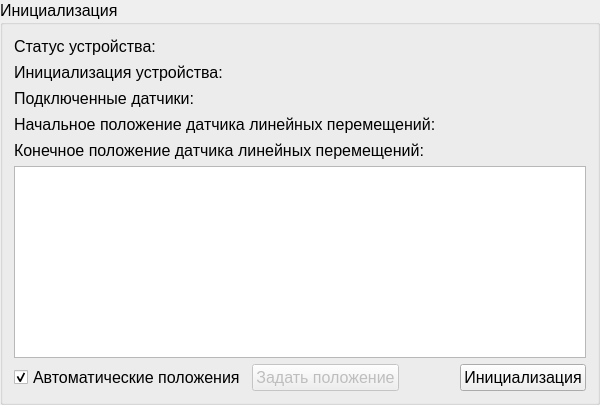
         <widget class="QGroupBox" name="groupBox_init">
          <property name="sizePolicy">
           <sizepolicy hsizetype="Preferred" vsizetype="Preferred">
            <horstretch>0</horstretch>
            <verstretch>0</verstretch>
           </sizepolicy>
          </property>
          <property name="minimumSize">
           <size>
            <width>600</width>
            <height>0</height>
           </size>
          </property>
          <property name="font">
           <font>
            <family>Segoe UI</family>
            <pointsize>12</pointsize>
           </font>
          </property>
          <property name="title">
           <string>Инициализация</string>
          </property>
          <layout class="QVBoxLayout" name="verticalLayout_8">
           <item>
            <layout class="QHBoxLayout" name="horizontalLayout_deviceStatus">
             <item>
              <widget class="QLabel" name="label_deviceStatus">
               <property name="font">
                <font>
                 <family>Segoe UI</family>
                 <pointsize>12</pointsize>
                </font>
               </property>
               <property name="text">
                <string>Статус устройства:</string>
               </property>
              </widget>
             </item>
             <item>
              <spacer name="horizontalSpacer_deviceStatus">
               <property name="orientation">
                <enum>Qt::Orientation::Horizontal</enum>
               </property>
               <property name="sizeHint" stdset="0">
                <size>
                 <width>40</width>
                 <height>20</height>
                </size>
               </property>
              </spacer>
             </item>
             <item>
              <widget class="QLabel" name="label_deviceStatusValue">
               <property name="sizePolicy">
                <sizepolicy hsizetype="Preferred" vsizetype="Preferred">
                 <horstretch>0</horstretch>
                 <verstretch>0</verstretch>
                </sizepolicy>
               </property>
               <property name="minimumSize">
                <size>
                 <width>0</width>
                 <height>0</height>
                </size>
               </property>
               <property name="font">
                <font>
                 <family>Segoe UI</family>
                 <pointsize>11</pointsize>
                </font>
               </property>
               <property name="layoutDirection">
                <enum>Qt::LayoutDirection::LeftToRight</enum>
               </property>
               <property name="styleSheet">
                <string notr="true"/>
               </property>
               <property name="text">
                <string/>
               </property>
               <property name="alignment">
                <set>Qt::AlignmentFlag::AlignRight|Qt::AlignmentFlag::AlignTrailing|Qt::AlignmentFlag::AlignVCenter</set>
               </property>
              </widget>
             </item>
            </layout>
           </item>
           <item>
            <layout class="QHBoxLayout" name="horizontalLayout_deviceInit">
             <item>
              <widget class="QLabel" name="label_deviceInit">
               <property name="font">
                <font>
                 <family>Segoe UI</family>
                 <pointsize>12</pointsize>
                </font>
               </property>
               <property name="text">
                <string>Инициализация устройства:</string>
               </property>
              </widget>
             </item>
             <item>
              <spacer name="horizontalSpacer_deviceInit">
               <property name="orientation">
                <enum>Qt::Orientation::Horizontal</enum>
               </property>
               <property name="sizeHint" stdset="0">
                <size>
                 <width>40</width>
                 <height>20</height>
                </size>
               </property>
              </spacer>
             </item>
             <item>
              <widget class="QLabel" name="label_deviceInitValue">
               <property name="sizePolicy">
                <sizepolicy hsizetype="Preferred" vsizetype="Preferred">
                 <horstretch>0</horstretch>
                 <verstretch>0</verstretch>
                </sizepolicy>
               </property>
               <property name="minimumSize">
                <size>
                 <width>0</width>
                 <height>0</height>
                </size>
               </property>
               <property name="font">
                <font>
                 <family>Segoe UI</family>
                 <pointsize>11</pointsize>
                </font>
               </property>
               <property name="layoutDirection">
                <enum>Qt::LayoutDirection::LeftToRight</enum>
               </property>
               <property name="text">
                <string/>
               </property>
               <property name="alignment">
                <set>Qt::AlignmentFlag::AlignRight|Qt::AlignmentFlag::AlignTrailing|Qt::AlignmentFlag::AlignVCenter</set>
               </property>
              </widget>
             </item>
            </layout>
           </item>
           <item>
            <layout class="QHBoxLayout" name="horizontalLayout_connectedSensors">
             <item>
              <widget class="QLabel" name="label_connectedSensors">
               <property name="font">
                <font>
                 <family>Segoe UI</family>
                 <pointsize>12</pointsize>
                </font>
               </property>
               <property name="text">
                <string>Подключенные датчики:</string>
               </property>
              </widget>
             </item>
             <item>
              <spacer name="horizontalSpacer_connectedSensors">
               <property name="orientation">
                <enum>Qt::Orientation::Horizontal</enum>
               </property>
               <property name="sizeHint" stdset="0">
                <size>
                 <width>40</width>
                 <height>20</height>
                </size>
               </property>
              </spacer>
             </item>
             <item>
              <widget class="QLabel" name="label_connectedSensorsNumber">
               <property name="sizePolicy">
                <sizepolicy hsizetype="Preferred" vsizetype="Preferred">
                 <horstretch>0</horstretch>
                 <verstretch>0</verstretch>
                </sizepolicy>
               </property>
               <property name="minimumSize">
                <size>
                 <width>0</width>
                 <height>0</height>
                </size>
               </property>
               <property name="font">
                <font>
                 <family>Segoe UI</family>
                 <pointsize>11</pointsize>
                </font>
               </property>
               <property name="layoutDirection">
                <enum>Qt::LayoutDirection::LeftToRight</enum>
               </property>
               <property name="text">
                <string/>
               </property>
               <property name="alignment">
                <set>Qt::AlignmentFlag::AlignRight|Qt::AlignmentFlag::AlignTrailing|Qt::AlignmentFlag::AlignVCenter</set>
               </property>
              </widget>
             </item>
            </layout>
           </item>
           <item>
            <layout class="QHBoxLayout" name="horizontalLayout_startingPosition">
             <item>
              <widget class="QLabel" name="label_startingPosition">
               <property name="font">
                <font>
                 <family>Segoe UI</family>
                 <pointsize>12</pointsize>
                </font>
               </property>
               <property name="text">
                <string>Начальное положение датчика линейных перемещений:</string>
               </property>
              </widget>
             </item>
             <item>
              <spacer name="horizontalSpacer_startingPosition">
               <property name="orientation">
                <enum>Qt::Orientation::Horizontal</enum>
               </property>
               <property name="sizeHint" stdset="0">
                <size>
                 <width>40</width>
                 <height>20</height>
                </size>
               </property>
              </spacer>
             </item>
             <item>
              <widget class="QLabel" name="label_startingPositionValue">
               <property name="sizePolicy">
                <sizepolicy hsizetype="Preferred" vsizetype="Preferred">
                 <horstretch>0</horstretch>
                 <verstretch>0</verstretch>
                </sizepolicy>
               </property>
               <property name="minimumSize">
                <size>
                 <width>0</width>
                 <height>0</height>
                </size>
               </property>
               <property name="font">
                <font>
                 <family>Segoe UI</family>
                 <pointsize>11</pointsize>
                </font>
               </property>
               <property name="layoutDirection">
                <enum>Qt::LayoutDirection::LeftToRight</enum>
               </property>
               <property name="text">
                <string/>
               </property>
               <property name="alignment">
                <set>Qt::AlignmentFlag::AlignRight|Qt::AlignmentFlag::AlignTrailing|Qt::AlignmentFlag::AlignVCenter</set>
               </property>
              </widget>
             </item>
            </layout>
           </item>
           <item>
            <layout class="QHBoxLayout" name="horizontalLayout_finalPosition">
             <item>
              <widget class="QLabel" name="label_finalPosition">
               <property name="font">
                <font>
                 <family>Segoe UI</family>
                 <pointsize>12</pointsize>
                </font>
               </property>
               <property name="text">
                <string>Конечное положение датчика линейных перемещений:</string>
               </property>
              </widget>
             </item>
             <item>
              <spacer name="horizontalSpacer_finalPosition">
               <property name="orientation">
                <enum>Qt::Orientation::Horizontal</enum>
               </property>
               <property name="sizeHint" stdset="0">
                <size>
                 <width>40</width>
                 <height>20</height>
                </size>
               </property>
              </spacer>
             </item>
             <item>
              <widget class="QLabel" name="label_finalPositionValue">
               <property name="sizePolicy">
                <sizepolicy hsizetype="Preferred" vsizetype="Preferred">
                 <horstretch>0</horstretch>
                 <verstretch>0</verstretch>
                </sizepolicy>
               </property>
               <property name="minimumSize">
                <size>
                 <width>0</width>
                 <height>0</height>
                </size>
               </property>
               <property name="font">
                <font>
                 <family>Segoe UI</family>
                 <pointsize>11</pointsize>
                </font>
               </property>
               <property name="layoutDirection">
                <enum>Qt::LayoutDirection::LeftToRight</enum>
               </property>
               <property name="text">
                <string/>
               </property>
               <property name="alignment">
                <set>Qt::AlignmentFlag::AlignRight|Qt::AlignmentFlag::AlignTrailing|Qt::AlignmentFlag::AlignVCenter</set>
               </property>
              </widget>
             </item>
            </layout>
           </item>
           <item>
            <widget class="MyChart" name="Chart_trend"/>
           </item>
           <item>
            <layout class="QHBoxLayout" name="horizontalLayout_menuInit">
             <item>
              <widget class="QCheckBox" name="checkBox_autoinit">
               <property name="sizePolicy">
                <sizepolicy hsizetype="Preferred" vsizetype="Preferred">
                 <horstretch>0</horstretch>
                 <verstretch>0</verstretch>
                </sizepolicy>
               </property>
               <property name="font">
                <font>
                 <family>Segoe UI</family>
                 <pointsize>12</pointsize>
                </font>
               </property>
               <property name="text">
                <string>Автоматические положения</string>
               </property>
               <property name="checked">
                <bool>true</bool>
               </property>
              </widget>
             </item>
             <item>
              <widget class="QPushButton" name="pushButton_set">
               <property name="enabled">
                <bool>false</bool>
               </property>
               <property name="sizePolicy">
                <sizepolicy hsizetype="Preferred" vsizetype="Preferred">
                 <horstretch>0</horstretch>
                 <verstretch>0</verstretch>
                </sizepolicy>
               </property>
               <property name="font">
                <font>
                 <family>Segoe UI</family>
                 <pointsize>12</pointsize>
                </font>
               </property>
               <property name="text">
                <string>Задать положение</string>
               </property>
              </widget>
             </item>
             <item>
              <spacer name="horizontalSpacer_menuInit">
               <property name="orientation">
                <enum>Qt::Orientation::Horizontal</enum>
               </property>
               <property name="sizeHint" stdset="0">
                <size>
                 <width>40</width>
                 <height>20</height>
                </size>
               </property>
              </spacer>
             </item>
             <item>
              <widget class="QPushButton" name="pushButton_init">
               <property name="sizePolicy">
                <sizepolicy hsizetype="Preferred" vsizetype="Preferred">
                 <horstretch>0</horstretch>
                 <verstretch>0</verstretch>
                </sizepolicy>
               </property>
               <property name="font">
                <font>
                 <family>Segoe UI</family>
                 <pointsize>12</pointsize>
                </font>
               </property>
               <property name="text">
                <string>Инициализация</string>
               </property>
              </widget>
             </item>
            </layout>
           </item>
          </layout>
         </widget>
